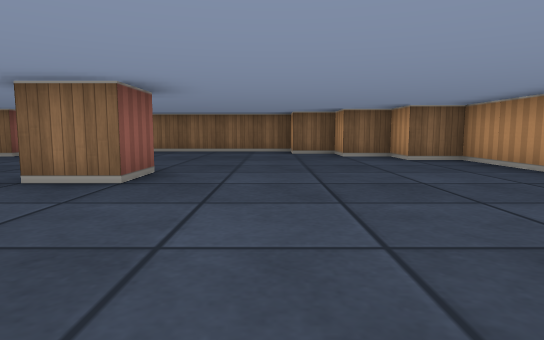
View 1 (above)

12 first-person views from a walk through a cub3D maze. The camera is about half as high as the walls, tilts 6° down and sees 75° across. The floor is counted in squares. Each view is taken from the middle of a square. On the plan, view 1 faces up. The plan holds only what a view shows up to about 9 squares ahead; the rest is blank.

View 2
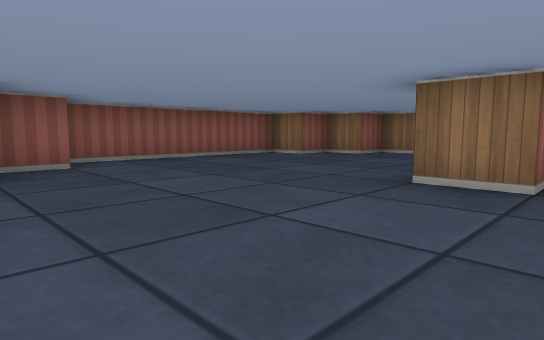

View 3
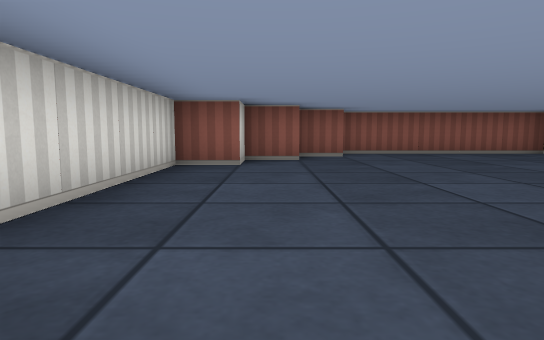

View 4
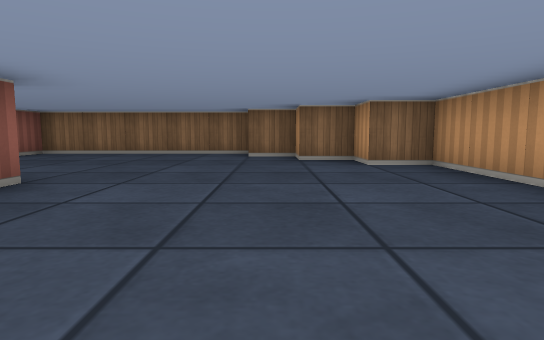

View 5
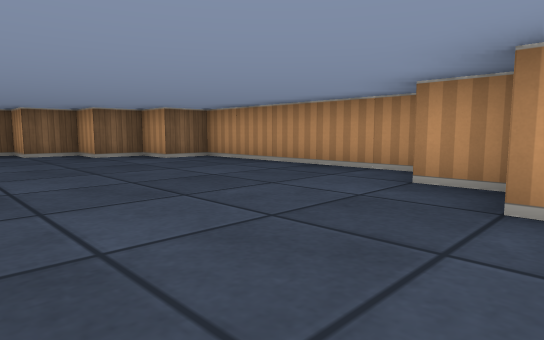

View 6
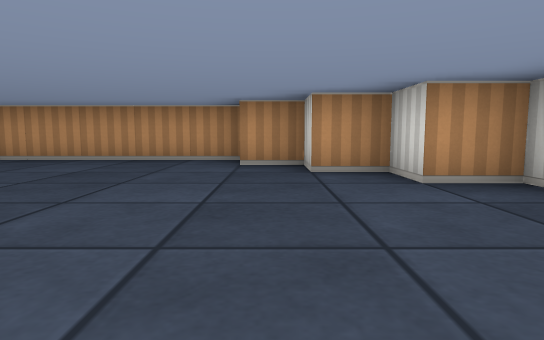

View 7
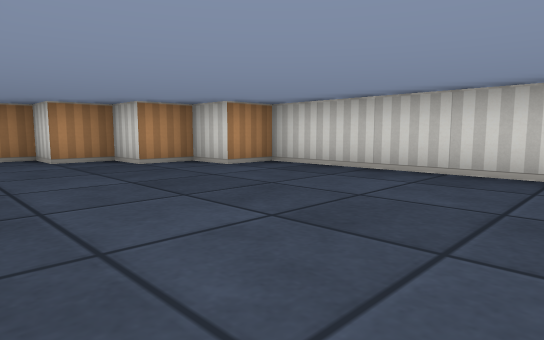

View 8
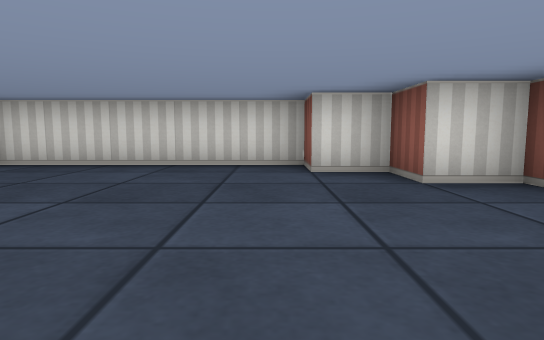

View 9
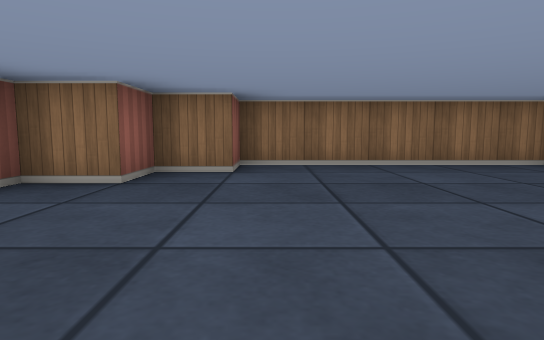

View 10
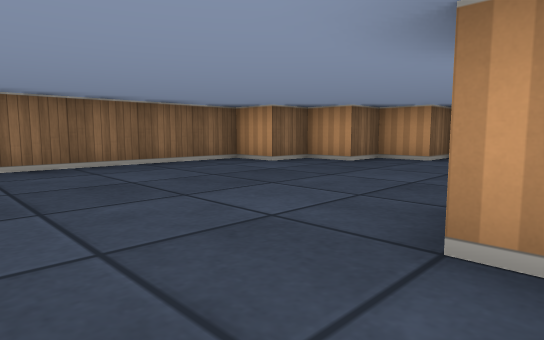

View 11
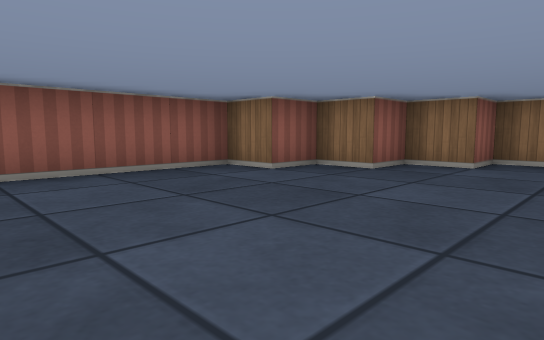

View 12
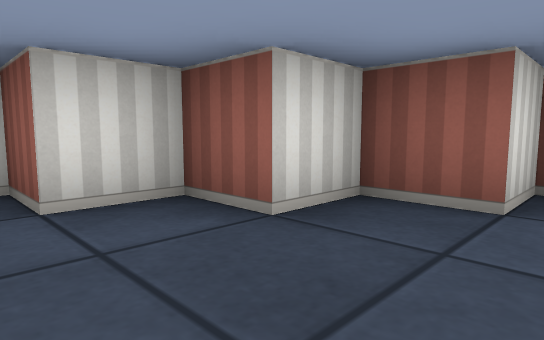

### Floor plan
Points are (right, up) in squares from view 1. A wall is a line through its corners. A room is listed if a view was taken in it or the views show most of it. See-through windows are left out.
Room 1 (views 1, 2, 3, 4, 5, 6, 7, 8, 9, 10, 11, 12)
walls: (-1.5, 4.5) (-1.5, 3.5) (-2.5, 3.5); (-5.5, 7.5) (-6.5, 7.5) (-6.5, 6.5) (-7.5, 6.5) (-7.5, 1.5) (-6.5, 1.5) (-6.5, 0.5) (-5.5, 0.5) (-5.5, -0.5) (-4.5, -0.5) (-4.5, -1.5) (0.5, -1.5) (0.5, -0.5) (1.5, -0.5) (1.5, 0.5) (2.5, 0.5) (2.5, 1.5) (3.5, 1.5) (3.5, 6.5) (2.5, 6.5) (2.5, 7.5) (1.5, 7.5) (1.5, 8.5) (0.5, 8.5) (0.5, 9.5) (-4.5, 9.5) (-4.5, 8.5) (-5.5, 8.5) (-5.5, 7.5)

Positions as (right, up) in squares from view 1, and headings:
1: (0, 0), facing up
2: (-1, 0), facing up-left
3: (1, 0), facing left
4: (1, 1), facing up
5: (-1, 0), facing up-right
6: (-3, 1), facing right
7: (-4, 3), facing down-right
8: (-4, 4), facing down
9: (-4, 4), facing up
10: (-4, 4), facing up-right
11: (-3, 3), facing up-left
12: (-4, 2), facing down-left
